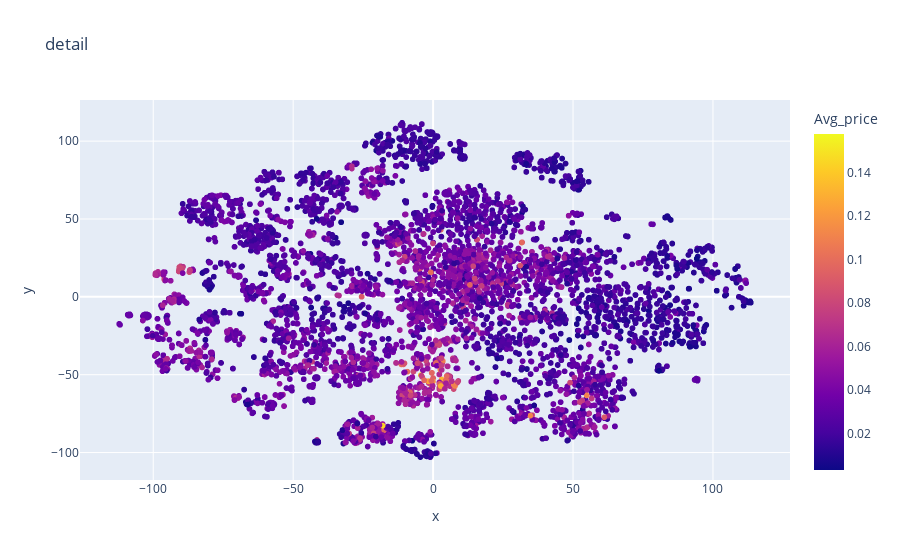

Notebook cell for this chart:
### Code cell
hero.scatterplot(df, col='tsnedistilbert_detail',color="Avg_price",title="detail")

### Figure 1 — Plotly figure (JSON) as saved in the notebook; plotly's stock layout.template omitted (floating-point values rounded to 4 significant figures; data arrays with more than 128 entries replaced by an {"elided": "..."} marker saying what was removed)
{"data": [{"hovertemplate": "x=%{x}<br>y=%{y}<br>Avg_price=%{marker.color}<extra></extra>", "legendgroup": "", "marker": {"color": {"elided": "10000 float values"}, "coloraxis": "coloraxis", "symbol": "circle"}, "mode": "markers", "name": "", "showlegend": false, "type": "scattergl", "x": {"elided": "10000 float values"}, "xaxis": "x", "y": {"elided": "10000 float values"}, "yaxis": "y"}], "layout": {"coloraxis": {"colorbar": {"title": {"text": "Avg_price"}}, "colorscale": [[0, "#0d0887"], [0.1111, "#46039f"], [0.2222, "#7201a8"], [0.3333, "#9c179e"], [0.4444, "#bd3786"], [0.5556, "#d8576b"], [0.6667, "#ed7953"], [0.7778, "#fb9f3a"], [0.8889, "#fdca26"], [1, "#f0f921"]]}, "legend": {"tracegroupgap": 0}, "title": {"text": "detail"}, "xaxis": {"anchor": "y", "domain": [0, 1], "title": {"text": "x"}}, "yaxis": {"anchor": "x", "domain": [0, 1], "title": {"text": "y"}}}}
